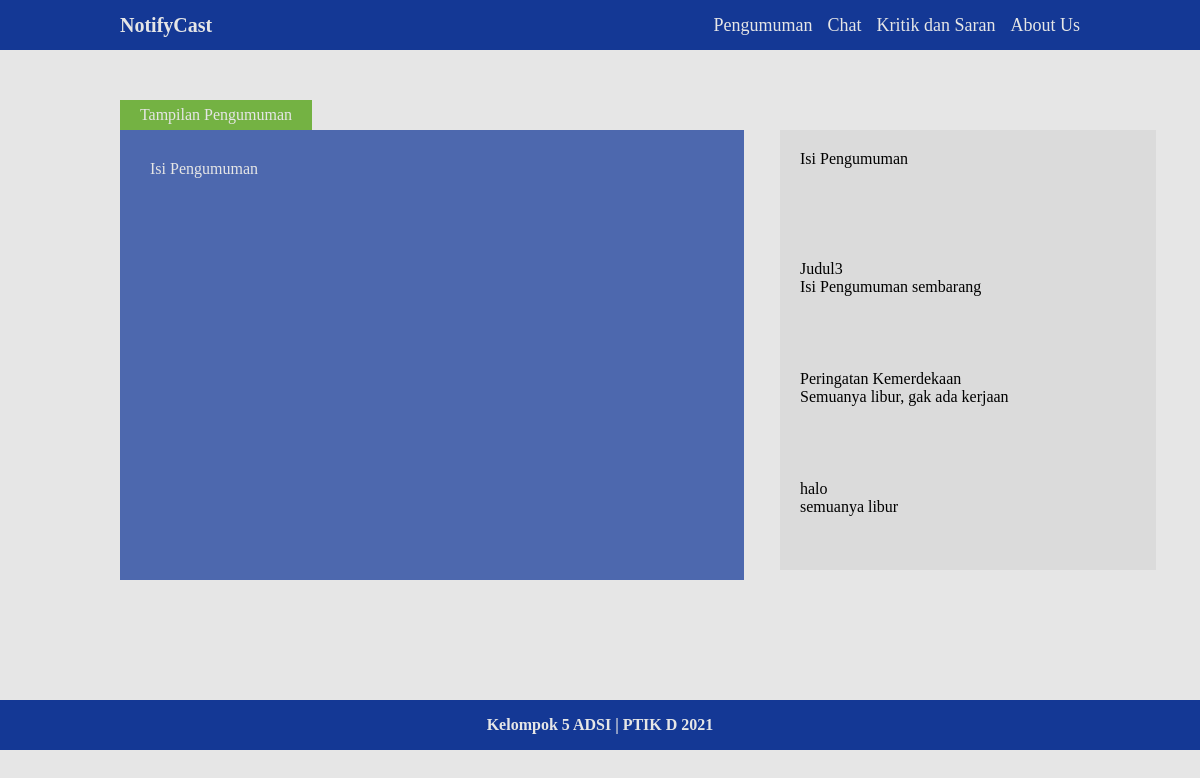
Screenshot of /pengumuman.php with the database file from the repository.
### tables this page shows
CREATE TABLE `pengumuman` (
  `id_pengumuman` int(11) NOT NULL,
  `judul` varchar(255) NOT NULL,
  `isi_pengumuman` text NOT NULL
);

### pengumuman.php (the view, shortened to what this page needs)
<?php
include "koneksi.php";
$query = mysqli_query($conn, "SELECT * FROM pengumuman ORDER BY id_pengumuman DESC LIMIT 4");
$tampil = mysqli_query($conn, "SELECT * FROM pengumuman ORDER BY id_pengumuman DESC LIMIT 1");
?>
<!DOCTYPE html>
<html lang="en">
<head>
    <link rel="stylesheet" href="css/style.css">
    <link rel="stylesheet" href="css/footer.css">
    <link rel="stylesheet" href="css/navbar.css">
    <link rel="stylesheet" href="css/tampil-pengumuman.css">
</head>
<body>
    <nav class="nav">
        <div class="containerr">
            <div class="logo">
                <a href="dashboard.php">NotifyCast</a>
            </div>
            <div class="navbar">
                <ul>
                    <li><a href="">Pengumuman</a></li>
                    <li><a href="chat.html">Chat</a></li>
                    <li><a href="kritikSaran.html">Kritik dan Saran</a></li>
                    <li><a href="aboutus.html">About Us</a></li>
                </ul>
            </div>
        </div>
    </nav>
    <div class="isi-web">
        <div class="containerr blok">
            <div class="topper">Tampilan Pengumuman</div>
            <div class="box-tampil">
                <?php
                while ($isi = mysqli_fetch_array($tampil)) {
                    ?>
                    <div class="isi">
                        <?php echo $isi['isi_pengumuman']; ?>
                    </div>
                    <?php $no++;
                } ?>
            </div>
        </div>
        <div class="list-tampil">
            <?php
            while ($data = mysqli_fetch_array($query)) {
                ?>
                <div class="box">
                    <div class="judul-box">
                        <?php echo $data['judul']; ?>
                    </div>
                    <div class="deskripsi">
                        <?php echo $data['isi_pengumuman']; ?>
                    </div>
                </div>
                <?php $no++;
            } ?>
        </div>
    </div>
    <footer class="footer">
        <div class="containerr">
            <p>Kelompok 5 ADSI | PTIK D 2021</p>
        </div>
    </footer>
</body>
</html>

### css/style.css (style rules this page uses)
* { margin: 0; padding: 0; text-decoration: none; }
body { background-color: #E6E6E6; }
.containerr { width: 80%; margin: auto; }

### css/footer.css (style rules this page uses)
.footer { color: #E6E6E6; text-align: center; font-weight: bold; clear: both; }

### css/navbar.css (style rules this page uses)
.nav, .footer { height: 50px; width: 100%; background-color: #143895; line-height: 50px; box-sizing: border-box; text-decoration: none; }
.containerr { text-decoration: none; }
.nav .containerr .navbar ul { float: right; }
.nav .containerr .navbar ul li { list-style: none; float: left; margin-left: 15px; }
.nav .containerr .navbar ul li a { color: #E6E6E6; font-size: 18px; text-decoration: none; }
.nav .containerr .logo { font-size: 20px; float: left; }
.nav .containerr .logo a { color: #E6E6E6; font-weight: bold; text-decoration: none; }

### css/tampil-pengumuman.css (style rules this page uses)
.isi-web { height: 600px; box-sizing: border-box; }
.blok { margin-top: 50px; }
.topper { height: 30px; line-height: 30px; color: #E6E6E6; text-align: center; background-color: #74B243; width: 20%; }
.box-tampil { height: 450px; box-sizing: border-box; background-color: #4D68AE; float: left; width: 65%; padding: 30px; color: #E6E6E6; }
.list-tampil { width: 35%; float: right; }
.box { padding: 20px; height: 70px; background-color: rgb(219, 219, 219); width: 80%; }
.deskripsi { overflow: hidden; white-space: nowrap; text-overflow: ellipsis; }

### rows the page displays
pengumuman: isi_pengumuman "Isi Pengumuman"
pengumuman: judul "Judul3", isi_pengumuman "Isi Pengumuman sembarang"
pengumuman: judul "Peringatan Kemerdekaan", isi_pengumuman "Semuanya libur, gak ada kerjaan"
pengumuman: judul "halo", isi_pengumuman "semuanya libur"
